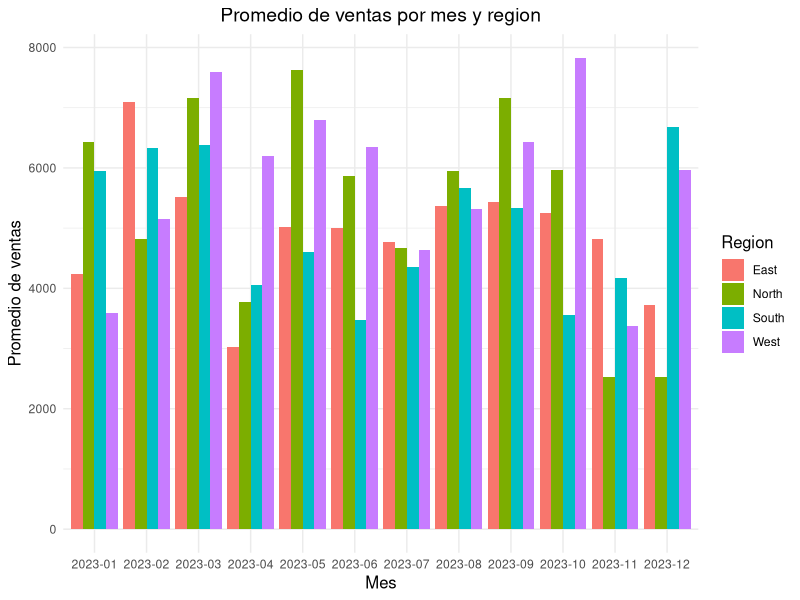
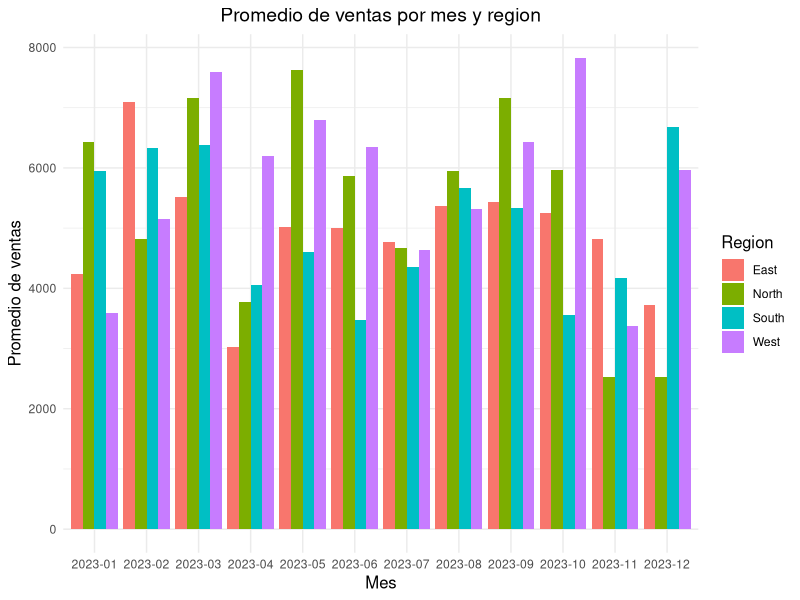

Write the R code that produced these figures, in order.
# Primero, asegúrate de que el paquete ggplot2 esté instalado, en caso de que no esté, lo instala
if (!require(ggplot2)) {
  install.packages("ggplot2")
  library(ggplot2)
}
  
#Carga el archivo csv a la variable datos
datos <- read.csv(file = "sales_metrics_by_region.csv")

#Se imprimen las primeras 5 lienas para comprobar que se pudo leer el archivo
head(datos, 5)

# Crear un gráfico de barras del promedio de ventas agrupado por mes y región, utilizando la librería ggplot
sales_plot <- ggplot(datos, aes(x = Month, y = Sale_Amount, fill = Geography)) +
  stat_summary(fun = mean, geom = "bar", position = "dodge") +
  #Se agrega el titulo de la grafica
  labs(title = "Promedio de ventas por mes y region",
  #Se agrega el nombre que estará en el eje de las X que en este caso será el mes
       x = "Mes",
       #En el eje Y se agrega la etiqueta que es el promedio de ventas
       y = "Promedio de ventas",
       #Se agrega la etiqueta Region
       fill = "Region") +
  theme_minimal() +
  theme(
    plot.title = element_text(hjust = 0.5, size = 14),
    axis.title.x = element_text(size = 12),
    axis.title.y = element_text(size = 12),
    legend.title = element_text(size = 12)
  )
# Guardar el gráfico como un archivo de imagen png
ggsave("sales_metrics_plot.png", plot = sales_plot, width = 10, height = 6)
# Guardar el gráfico como un archivo de imagen pdf (la imagen png se genera sin fondo, por lo cual se ve de mala calidad)
ggsave("sales_metrics_plot.pdf", plot = sales_plot, width = 10, height = 6)